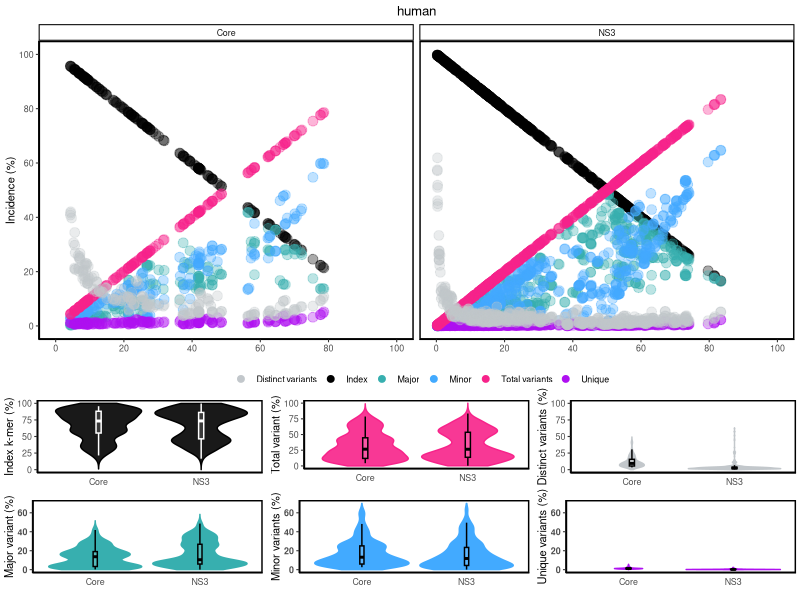
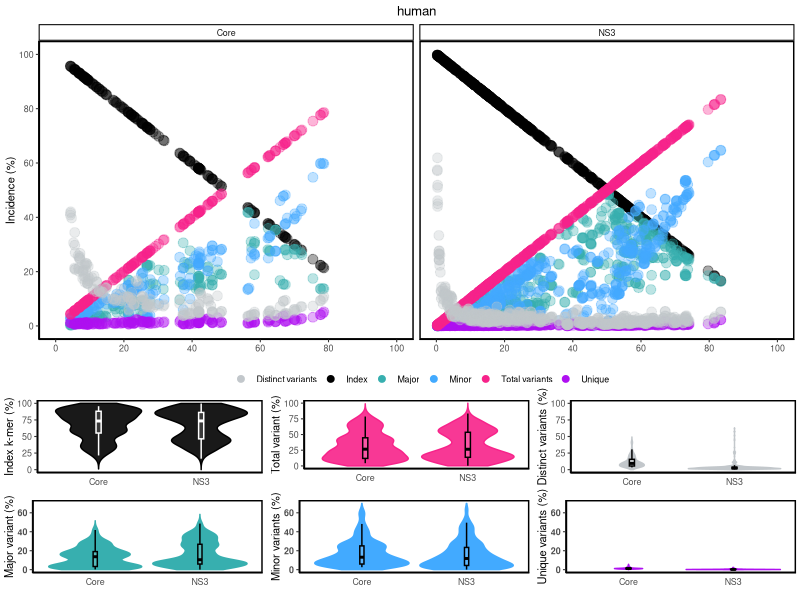

Generate these figures, in order, with R:
#Dynamics of diversity motifs (Protein)
#load the packages
library(ggplot2)
library(ggpubr)
library(grid)
library(dplyr)
library("gridExtra")
#read data
data<-read.csv("../www/DiMA_HCV.csv")

#determine the protein order; leave it as it is if you would like to follow default order in csv file
#NOTE: change this line of code below for protein order
proteinOrder=""
#modify the data structure
plot4_data<-data.frame()
group_names<-c("Index","Major","Minor","Unique","Total variants","Distinct variants")
#NOTE: modify this line of code below to determine number of host
host<-1

#plotting
plot4_5<-function(data){
  for (i in 7:12){
    tmp<-data.frame(proteinName=data[1],position=data[2],incidence=data[i],total_variants=data[11],Group=group_names[i-6],Multiindex=data[13])
    names(tmp)[3]<-"Incidence"
    names(tmp)[4]<-"Total_Variants"
    plot4_data<-rbind(plot4_data,tmp)
    }
  
  if (proteinOrder !=""){
    #order the proteins based on user input
    level<-strsplit(proteinOrder, ',')[[1]]
    #set protein order as factor
    plot4_data$proteinName<-factor(plot4_data$proteinName, levels=level)
    plot4_data$size_f = factor(plot4_data$proteinName,levels = level)
  }
  
  plot5_data<-plot4_data
  
  #plot plot 4
  plot4<-ggplot()+geom_point(plot4_data,mapping=aes(x=Total_Variants,y=Incidence,color=Group),alpha=1/3,size=3)+
    scale_x_continuous(limits = c(0, 100), breaks = seq(0, 100, 20))+
    scale_y_continuous(limits = c(0, 100), breaks = seq(0, 100, 20))+
    labs(y = "Incidence (%)",x= NULL)+
    theme_classic(base_size = 8)+
    theme(
      legend.background = element_rect(fill = "transparent"),
      panel.border = element_rect(colour = "black", fill=NA, size=1),
      legend.position = "bottom"
    )+ guides(colour = guide_legend(override.aes = list(alpha = 1,size=2),keywidth = 1,keyheight = 1,nrow=1,byrow=TRUE))+
    scale_colour_manual('',values = c("Index"="black","Total variants"="#f7238a", "Major"="#37AFAF","Minor"="#42aaff","Unique"="#af10f1","Distinct variants"="#c2c7cb" ))
  plot4<-plot4+facet_grid(col=vars(plot4_data$proteinName))
  
  #host label
  if("host" %in% colnames(data)){
    plot4<-plot4+ggtitle(unique(data$host))+
      theme(plot.title = element_text(hjust = 0.5))
  }
  
  #prepare the data for each subplot of plot5
  index<-plot5_data[plot5_data$Group %in% c("Index"),]
  major<-plot5_data[plot5_data$Group %in% c("Major"),]
  minor<-plot5_data[plot5_data$Group %in% c("Minor"),]
  unique<-plot5_data[plot5_data$Group %in% c("Unique"),]
  nonatypes<-plot5_data[plot5_data$Group %in% c("Distinct variants"),]
  variants_max_yaxis<-ceiling((max(as.numeric(major$Incidence),as.numeric(minor$Incidence),as.numeric(unique$Incidence))/10))*10
  
  #plot 5
  plot5_index<-ggplot(index, aes(x=proteinName, y=Incidence))+
    geom_violin(fill="black",trim = FALSE, color="black",alpha=0.9)+ylim(0,100)+ylab("Index k-mer (%)")+xlab("") +theme_bw() + 
    geom_boxplot(outlier.shape = NA,width=0.05, color="white",alpha=0.15,fill="white")+ 
    theme_classic(base_size = 8)+
    theme(plot.margin = unit(c(0,0.1,0,0.1), "cm"),
          panel.border = element_rect(colour = "black", fill=NA, size=1),
          axis.ticks.x = element_blank())
  
  plot5_tv<-ggplot(index, aes(x=proteinName, y=Total_Variants))+
    geom_violin(fill="#f7238a",trim = FALSE, color="#f7238a",alpha=0.9)+ylim(0,100)+ylab("Total variant (%)")+xlab("") +theme_bw() + 
    geom_boxplot(outlier.shape = NA,width=0.05, color="black",alpha=0.15,fill="white")+ 
    theme_classic(base_size = 8)+
    theme(plot.margin = unit(c(0,0.1,0.1,0.1), "cm"),
          panel.border = element_rect(colour = "black", fill=NA, size=1),
          axis.ticks.x = element_blank())
  
  plot5_major<-ggplot(major, aes(x=proteinName, y=Incidence)) + 
    geom_violin(fill="#37AFAF",trim = FALSE, color="#37AFAF")+ylim(0,variants_max_yaxis)+ylab("Major variant (%)")+xlab("")+theme_bw() + 
    geom_boxplot(outlier.shape = NA,width=0.04, color="black", alpha=0.15,fill="white")+ 
    theme_classic(base_size = 8)+
    theme(plot.margin = unit(c(0,0.1,0,0.1), "cm"),
          panel.border = element_rect(colour = "black", fill=NA, size=1),
          axis.ticks.x = element_blank(),
          axis.text.y  = element_text(face="bold"))
  
  plot5_minor<-ggplot(minor, aes(x=proteinName, y=Incidence))+
    geom_violin(fill="#42aaff",trim = FALSE,color="#42aaff")+ylim(0,variants_max_yaxis)+ylab("Minor variants (%)")+xlab("") +theme_bw() +  
    geom_boxplot(outlier.shape = NA,width=0.04, color="black", alpha=0.15,fill="white")+
    theme_classic(base_size = 8)+
    theme(plot.margin = unit(c(0,0.1,0,0.1), "cm"),
          panel.border = element_rect(colour = "black", fill=NA, size=1),
          axis.ticks.x = element_blank(),
          axis.text.y  = element_text(face="bold"))
  
  plot5_unique<-ggplot(unique, aes(x=proteinName, y=Incidence)) + 
    geom_violin(fill="#af10f1",trim = FALSE, color="#af10f1")+ylim(0,variants_max_yaxis)+ylab("Unique variants (%)")+xlab("")+theme_bw() + 
    geom_boxplot(outlier.shape = NA,width=0.05, color="black", alpha=0.15,fill="white")+  
    theme_classic(base_size = 8)+
    theme(plot.margin = unit(c(0,0.1,0,0.1), "cm"),
          panel.border = element_rect(colour = "black", fill=NA, size=1),
          axis.ticks.x = element_blank(),
          axis.text.y  = element_text(face="bold"))
  
  plot5_nonatypes<-ggplot(nonatypes, aes(x=proteinName, y=Incidence)) + 
    geom_violin(fill="#c2c7cb",trim = FALSE, color="#c2c7cb")+ylim(0,100)+ylab("Distinct variants (%)")+xlab("")+theme_bw()+ 
    geom_boxplot(outlier.shape = NA,width=0.05, color="black", alpha=0.15,fill="white") + 
    theme_classic(base_size = 8)+
    theme(plot.margin = unit(c(0,0.1,0,0.1), "cm"),
          panel.border = element_rect(colour = "black", fill=NA, size=1),
          axis.line.x = element_line(size = 0.5, linetype = "solid", colour = "black"),
          axis.ticks.x = element_blank())
  plot5<-ggarrange(plot5_index,plot5_tv,plot5_nonatypes,plot5_major,plot5_minor,plot5_unique,ncol=3,nrow=2)
  
  #plot4_5
  ggarrange(plot4,plot5,ncol=1,heights = c(1,0.5))
}

#single host
if (host == 1){
  plot4_5(data)
}else{ #multihost
  #split the data into multiple subsets (if multiple hosts detected)
  plot4_list<-split(data,data$host)
  plot4_multihost<-lapply(plot4_list,plot4_5)
  
  #create spacing between multihost plots
  theme = theme(plot.margin = unit(c(0.5,1.0,0.1,0.5), "cm"))
  do.call("grid.arrange", c(grobs=lapply(plot4_multihost,"+",theme), ncol = length(unique(data$host))))
}

#save plot as 600dpi image
ggsave(filename="plot-Dynamics-of-Diversity-Motifs(Protein).jpg",width = 10, height = 10, unit="in",device='jpg', dpi=600)

